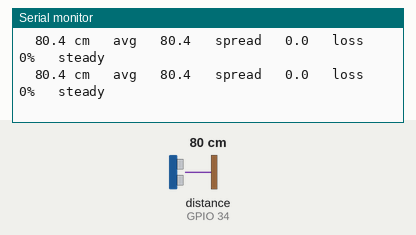
This sketch was run on a simulated ESP32. Parts: the last lines printed to the serial monitor. Wiring (inferred from the names in the program): ultrasonic range finder: trigger GPIO 18; echo GPIO 34. Inputs (shaded band) come from the test bench; at power-on: distance to the obstacle (sensor on GPIO 34) 80 cm. The echo pulse lasts 58.3 µs per cm.

Above: at 1.6 s.
1.7 s: distance to the obstacle (sensor on GPIO 34) set to 2 cm
At 2.32 s:
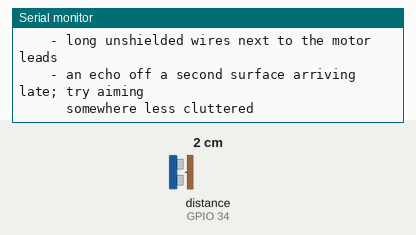
3.5 s: distance to the obstacle (sensor on GPIO 34) set to 4 cm
At 3.9 s:
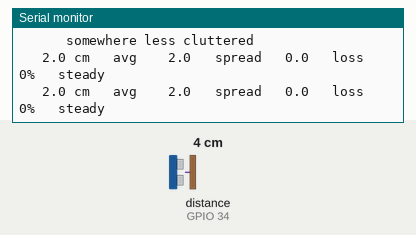
6.0 s: distance to the obstacle (sensor on GPIO 34) set to 9 cm
At 6.4 s:
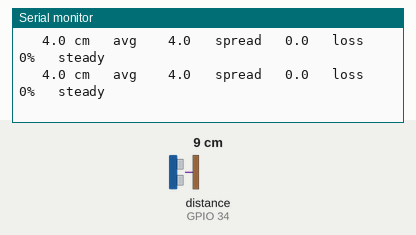
8.5 s: distance to the obstacle (sensor on GPIO 34) set to 18 cm
At 8.9 s:
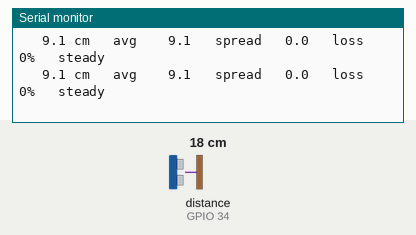
11.0 s: distance to the obstacle (sensor on GPIO 34) set to 35 cm
At 11.4 s:
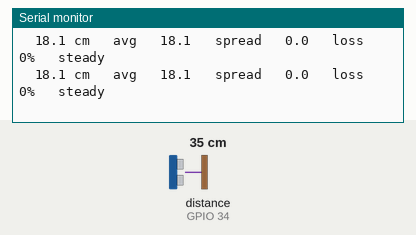
13.5 s: distance to the obstacle (sensor on GPIO 34) set to 120 cm
At 15.4 s:
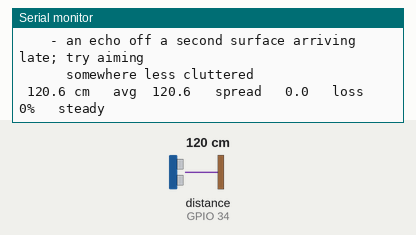
Timing chart, 0 to 16.9 s (numbered marks = the images above; inputs shaded):
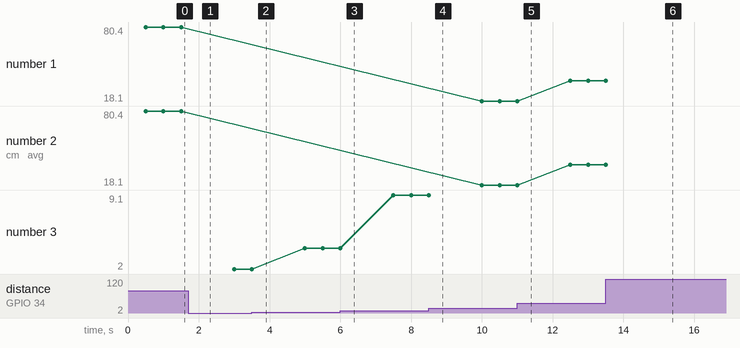

The sketch:

ultrasonic_test.ino
```cpp
/*
  HC-SR04 bench test — no WiFi, no motors, no relay.

  Flash this before night_rover.ino. It isolates the range finder from
  everything else, so a bad reading means a bad sensor or bad wiring and
  nothing more. Diagnosing an ultrasonic fault with motors, WiFi and a
  WebSocket in the same sketch is how an afternoon disappears.

  Serial monitor at 115200.

  ── Wiring ────────────────────────────────────────────────────
      VCC  -> 5V        (unreliable at 3.3V — the transmit burst is too weak)
      GND  -> GND
      TRIG -> GPIO 18   (S3: 17)
      ECHO -> GPIO 34   (S3: 18)  ⚠ THROUGH A DIVIDER

  ⚠ ECHO IDLES AT 5V AND THE ESP32 IS A 3.3V PART. Wired straight to a pin it
  exceeds the absolute maximum rating. It often appears to work, because the
  protection diodes conduct and clamp it — while being slowly destroyed. The
  failure arrives weeks later as a pin that reads randomly.

        ECHO ──┬── 1k ──┬────────> GPIO 34
               │        │
               │       2k
               │        │
               └────────┴──────── GND

  5V x 2k/(1k+2k) = 3.3V. Any 1:2 ratio works; 10k/20k draws less.

  ── What to expect ────────────────────────────────────────────
  Point it at a wall 30-50cm away and hold still. A working sensor reads
  within about 3mm of the tape measure and varies by under a centimetre
  between samples. Then sweep your hand in and out — the number should track
  it smoothly, without sticking or jumping.

  Anything else, read the diagnosis this sketch prints. It names the fault
  rather than leaving you to infer it from a number.
*/

#if defined(CONFIG_IDF_TARGET_ESP32S3)
  #define PIN_TRIG 17
  #define PIN_ECHO 18
#else
  #define PIN_TRIG 18
  // Input-only on the classic ESP32, which is deliberate: nothing can
  // configure it as an output and drive it back into the divider.
  #define PIN_ECHO 34
#endif

/** The HC-SR04's rated ceiling. Beyond this it simply stops answering. */
const float MAX_CM = 400.0f;
/** Round trip for 4m of air. Waiting longer than this only wastes time. */
const unsigned long ECHO_TIMEOUT_US = 25000;
/** The datasheet minimum between pings, or the previous echo is still out. */
const unsigned long PING_INTERVAL_MS = 60;

const int WINDOW = 20;
float samples[WINDOW];
int sampleCount = 0;
int sampleAt = 0;

unsigned long pings = 0;
unsigned long silent = 0;
unsigned long lastPing = 0;
unsigned long lastReport = 0;

/*
  pulseIn here, interrupts in the real firmware.

  Blocking for up to 25ms is fine in a sketch whose only job is to measure.
  night_rover.ino cannot afford it — that delay would sit on top of ws.loop()
  and the failsafe, and the rover would ignore a stop command for as long as
  it was listening for an echo. Different jobs, different trade.
*/
unsigned long measureEchoUs() {
  digitalWrite(PIN_TRIG, LOW);
  delayMicroseconds(4);
  digitalWrite(PIN_TRIG, HIGH);
  delayMicroseconds(10);
  digitalWrite(PIN_TRIG, LOW);
  return pulseIn(PIN_ECHO, HIGH, ECHO_TIMEOUT_US);   // 0 on timeout
}

/** Sound covers 1cm out and back in ~58us at room temperature. */
float usToCm(unsigned long us) {
  return us / 58.0f;
}

void addSample(float cm) {
  samples[sampleAt] = cm;
  sampleAt = (sampleAt + 1) % WINDOW;
  if (sampleCount < WINDOW) sampleCount++;
}

void setup() {
  Serial.begin(115200);
  delay(300);
  Serial.println("\n\n=== HC-SR04 bench test ===");
  Serial.printf("TRIG  GPIO %d\n", PIN_TRIG);
  Serial.printf("ECHO  GPIO %d\n", PIN_ECHO);
  Serial.println();

  pinMode(PIN_TRIG, OUTPUT);
  digitalWrite(PIN_TRIG, LOW);
  pinMode(PIN_ECHO, INPUT);

  /*
    Idle state first, before any ping.

    ECHO should rest LOW and only pulse high in response to a trigger. Finding
    it already high tells you the fault without a single measurement, and it is
    the one check that distinguishes "miswired" from "sensor sees nothing" —
    which produce identical readings of zero.
  */
  delay(100);
  const int idle = digitalRead(PIN_ECHO);
  Serial.printf("ECHO idle state: %s\n", idle ? "HIGH  <-- WRONG" : "LOW (correct)");
  if (idle) {
    Serial.println();
    Serial.println("  ECHO is high before anything was sent. Almost always one of:");
    Serial.println("    - TRIG and ECHO swapped");
    Serial.println("    - ECHO wired to the wrong pin");
    Serial.println("    - the divider is wired as a pull-up to 5V rather than");
    Serial.println("      a divider to GND");
    Serial.println("  Fix this before reading anything below — it will be nonsense.");
  }
  Serial.println();
  Serial.println("Point it at a wall 30-50cm away. Reading every 500ms.");
  Serial.println("--------------------------------------------------------");
}

void loop() {
  const unsigned long now = millis();

  if (now - lastPing >= PING_INTERVAL_MS) {
    lastPing = now;
    pings++;
    const unsigned long us = measureEchoUs();
    if (us == 0) {
      silent++;
    } else {
      const float cm = usToCm(us);
      if (cm > 0 && cm <= MAX_CM) addSample(cm);
    }
  }

  if (now - lastReport < 500) return;
  lastReport = now;

  // ── No echo at all ──
  if (sampleCount == 0) {
    Serial.printf("no echo  (%lu pings, %lu silent)\n", pings, silent);
    if (pings > 30 && pings == silent) {
      Serial.println();
      Serial.println("  Nothing has come back at all. In order of likelihood:");
      Serial.println("    1. VCC is on 3V3. It needs 5V — at 3.3V the burst is");
      Serial.println("       too weak to return, and the module still powers up,");
      Serial.println("       so it looks alive and reads nothing.");
      Serial.println("    2. GND not shared with the ESP32.");
      Serial.println("    3. TRIG on the wrong pin — nothing is being sent.");
      Serial.println("    4. Pointed at open space, or at a surface angled away.");
      Serial.println("       Sound at 45 degrees reflects away, not back. Aim it");
      Serial.println("       square at a wall before believing the sensor is dead.");
      Serial.println("    5. Soft furnishings absorb the burst. Try a hard wall.");
      Serial.println();
      pings = silent = 0;   // so the advice does not repeat every half second
    }
    return;
  }

  // ── Statistics over the window ──
  float lo = samples[0], hi = samples[0], sum = 0;
  for (int i = 0; i < sampleCount; i++) {
    lo = min(lo, samples[i]);
    hi = max(hi, samples[i]);
    sum += samples[i];
  }
  const float avg = sum / sampleCount;
  const float spread = hi - lo;
  const float lossPct = pings ? (100.0f * silent / pings) : 0;

  Serial.printf("%6.1f cm   avg %6.1f   spread %5.1f   loss %3.0f%%   %s\n",
                samples[(sampleAt - 1 + WINDOW) % WINDOW], avg, spread, lossPct,
                spread < 1.0f  ? "steady"
                : spread < 5.0f ? "ok"
                : "NOISY");

  /*
    A wide spread while nothing is moving is the interesting failure, because
    the number still looks plausible — it is only wrong. Worth naming, since
    the usual cause is electrical rather than acoustic.
  */
  if (spread > 5.0f && sampleCount == WINDOW) {
    Serial.println("  ^ readings jumping while still. Usually:");
    Serial.println("    - the 5V rail sagging when motors run (test with them off)");
    Serial.println("    - long unshielded wires next to the motor leads");
    Serial.println("    - an echo off a second surface arriving late; try aiming");
    Serial.println("      somewhere less cluttered");
  }
}
```

Measured:
- after the input at 1.7 s, the serial monitor: prints a new line after 0.30 s (image 1)
- after the input at 13.5 s, the serial monitor: prints a new line after 0.50 s (image 6)
- plotted number 1: 80.4 → 18.1 after the input at 8.5 s, 18.1 → 35.2 after the input at 11.0 s
- plotted number 2: 80.4 → 18.1 after the input at 8.5 s, 18.1 → 35.2 after the input at 11.0 s
- plotted number 3: 2 → 4 after the input at 3.5 s, 4 → 9.1 after the input at 6.0 s
